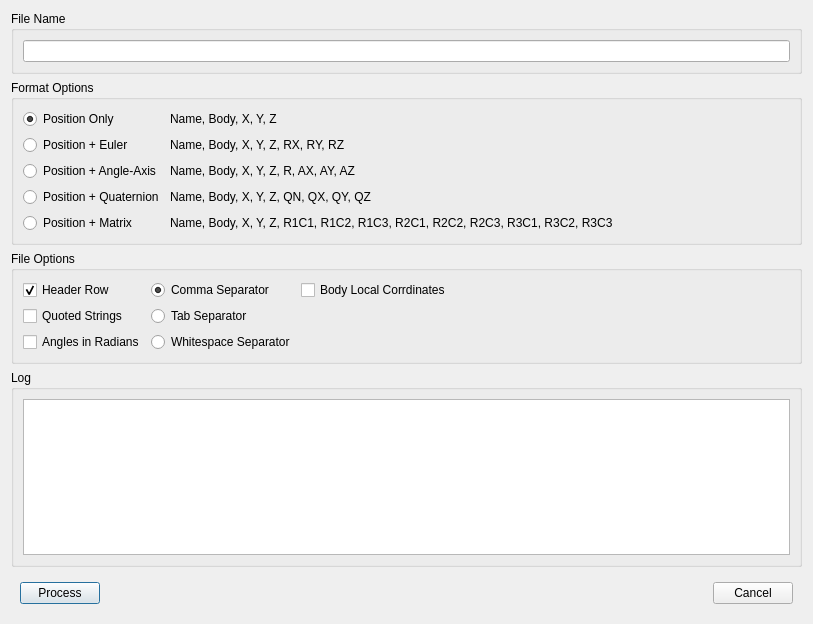
<?xml version="1.0" encoding="UTF-8"?>
<ui version="4.0">
 <class>DialogMarkerExport</class>
 <widget class="QDialog" name="DialogMarkerExport">
  <property name="geometry">
   <rect>
    <x>0</x>
    <y>0</y>
    <width>813</width>
    <height>624</height>
   </rect>
  </property>
  <property name="windowTitle">
   <string>Dialog</string>
  </property>
  <layout class="QGridLayout" name="gridLayout_6">
   <item row="0" column="0">
    <widget class="QGroupBox" name="groupBox_3">
     <property name="title">
      <string>File Name</string>
     </property>
     <layout class="QGridLayout" name="gridLayout_4">
      <item row="0" column="0">
       <widget class="LineEditPath" name="lineEditFileName"/>
      </item>
     </layout>
    </widget>
   </item>
   <item row="1" column="0">
    <widget class="QGroupBox" name="groupBox">
     <property name="title">
      <string>Format Options</string>
     </property>
     <layout class="QGridLayout" name="gridLayout">
      <item row="0" column="0">
       <widget class="QRadioButton" name="radioButtonPositionOnly">
        <property name="text">
         <string>Position Only</string>
        </property>
        <property name="checked">
         <bool>true</bool>
        </property>
       </widget>
      </item>
      <item row="0" column="1">
       <widget class="QLabel" name="label_2">
        <property name="text">
         <string>Name, Body, X, Y, Z</string>
        </property>
       </widget>
      </item>
      <item row="0" column="2">
       <spacer name="horizontalSpacer">
        <property name="orientation">
         <enum>Qt::Horizontal</enum>
        </property>
        <property name="sizeHint" stdset="0">
         <size>
          <width>178</width>
          <height>20</height>
         </size>
        </property>
       </spacer>
      </item>
      <item row="1" column="0">
       <widget class="QRadioButton" name="radioButtonPositionEuler">
        <property name="text">
         <string>Position + Euler</string>
        </property>
       </widget>
      </item>
      <item row="1" column="1">
       <widget class="QLabel" name="label_3">
        <property name="text">
         <string>Name, Body, X, Y, Z, RX, RY, RZ</string>
        </property>
       </widget>
      </item>
      <item row="2" column="0">
       <widget class="QRadioButton" name="radioButtonPositionAngleAxis">
        <property name="text">
         <string>Position + Angle-Axis</string>
        </property>
       </widget>
      </item>
      <item row="2" column="1">
       <widget class="QLabel" name="label_4">
        <property name="text">
         <string>Name, Body, X, Y, Z, R, AX, AY, AZ</string>
        </property>
       </widget>
      </item>
      <item row="3" column="0">
       <widget class="QRadioButton" name="radioButtonPositionQuaternion">
        <property name="text">
         <string>Position + Quaternion</string>
        </property>
       </widget>
      </item>
      <item row="3" column="1">
       <widget class="QLabel" name="label_5">
        <property name="text">
         <string>Name, Body, X, Y, Z, QN, QX, QY, QZ</string>
        </property>
       </widget>
      </item>
      <item row="4" column="0">
       <widget class="QRadioButton" name="radioButtonPositionMatrix">
        <property name="text">
         <string>Position + Matrix</string>
        </property>
       </widget>
      </item>
      <item row="4" column="1">
       <widget class="QLabel" name="label_6">
        <property name="text">
         <string>Name, Body, X, Y, Z, R1C1, R1C2, R1C3, R2C1, R2C2, R2C3, R3C1, R3C2, R3C3</string>
        </property>
       </widget>
      </item>
     </layout>
    </widget>
   </item>
   <item row="2" column="0">
    <widget class="QGroupBox" name="groupBox_2">
     <property name="title">
      <string>File Options</string>
     </property>
     <layout class="QGridLayout" name="gridLayout_3">
      <item row="1" column="1">
       <widget class="QRadioButton" name="radioButtonTabSeparator">
        <property name="text">
         <string>Tab Separator</string>
        </property>
       </widget>
      </item>
      <item row="2" column="0">
       <widget class="QCheckBox" name="checkBoxAnglesInRadians">
        <property name="text">
         <string>Angles in Radians</string>
        </property>
       </widget>
      </item>
      <item row="1" column="0">
       <widget class="QCheckBox" name="checkBoxQuotedStrings">
        <property name="text">
         <string>Quoted Strings</string>
        </property>
       </widget>
      </item>
      <item row="0" column="3">
       <spacer name="horizontalSpacer_3">
        <property name="orientation">
         <enum>Qt::Horizontal</enum>
        </property>
        <property name="sizeHint" stdset="0">
         <size>
          <width>40</width>
          <height>20</height>
         </size>
        </property>
       </spacer>
      </item>
      <item row="0" column="0">
       <widget class="QCheckBox" name="checkBoxHeaderRow">
        <property name="text">
         <string>Header Row</string>
        </property>
        <property name="checked">
         <bool>true</bool>
        </property>
       </widget>
      </item>
      <item row="0" column="1">
       <widget class="QRadioButton" name="radioButtonCommaSeparator">
        <property name="text">
         <string>Comma Separator</string>
        </property>
        <property name="checked">
         <bool>true</bool>
        </property>
       </widget>
      </item>
      <item row="2" column="1">
       <widget class="QRadioButton" name="radioButtonWhiteSpaceSeparator">
        <property name="text">
         <string>Whitespace Separator</string>
        </property>
       </widget>
      </item>
      <item row="0" column="2">
       <widget class="QCheckBox" name="checkBoxBodyLocalCoordinates">
        <property name="text">
         <string>Body Local Corrdinates</string>
        </property>
       </widget>
      </item>
     </layout>
    </widget>
   </item>
   <item row="3" column="0">
    <widget class="QGroupBox" name="groupBox_4">
     <property name="title">
      <string>Log</string>
     </property>
     <layout class="QGridLayout" name="gridLayout_5">
      <item row="0" column="0">
       <widget class="QPlainTextEdit" name="plainTextEditLog">
        <property name="readOnly">
         <bool>true</bool>
        </property>
       </widget>
      </item>
     </layout>
    </widget>
   </item>
   <item row="4" column="0">
    <widget class="QWidget" name="widget" native="true">
     <layout class="QGridLayout" name="gridLayout_2">
      <item row="0" column="0">
       <widget class="QPushButton" name="pushButtonProcess">
        <property name="text">
         <string>Process</string>
        </property>
        <property name="default">
         <bool>true</bool>
        </property>
       </widget>
      </item>
      <item row="0" column="4">
       <spacer name="horizontalSpacer_2">
        <property name="orientation">
         <enum>Qt::Horizontal</enum>
        </property>
        <property name="sizeHint" stdset="0">
         <size>
          <width>433</width>
          <height>20</height>
         </size>
        </property>
       </spacer>
      </item>
      <item row="0" column="6">
       <widget class="QPushButton" name="pushButtonCancel">
        <property name="text">
         <string>Cancel</string>
        </property>
       </widget>
      </item>
     </layout>
    </widget>
   </item>
  </layout>
 </widget>
 <customwidgets>
  <customwidget>
   <class>LineEditPath</class>
   <extends>QLineEdit</extends>
   <header>LineEditPath.h</header>
  </customwidget>
 </customwidgets>
 <tabstops>
  <tabstop>lineEditFileName</tabstop>
  <tabstop>radioButtonPositionOnly</tabstop>
  <tabstop>radioButtonPositionEuler</tabstop>
  <tabstop>radioButtonPositionAngleAxis</tabstop>
  <tabstop>radioButtonPositionQuaternion</tabstop>
  <tabstop>radioButtonPositionMatrix</tabstop>
  <tabstop>checkBoxHeaderRow</tabstop>
  <tabstop>checkBoxQuotedStrings</tabstop>
  <tabstop>checkBoxAnglesInRadians</tabstop>
  <tabstop>radioButtonCommaSeparator</tabstop>
  <tabstop>radioButtonTabSeparator</tabstop>
  <tabstop>radioButtonWhiteSpaceSeparator</tabstop>
  <tabstop>plainTextEditLog</tabstop>
 </tabstops>
 <resources/>
 <connections/>
</ui>
